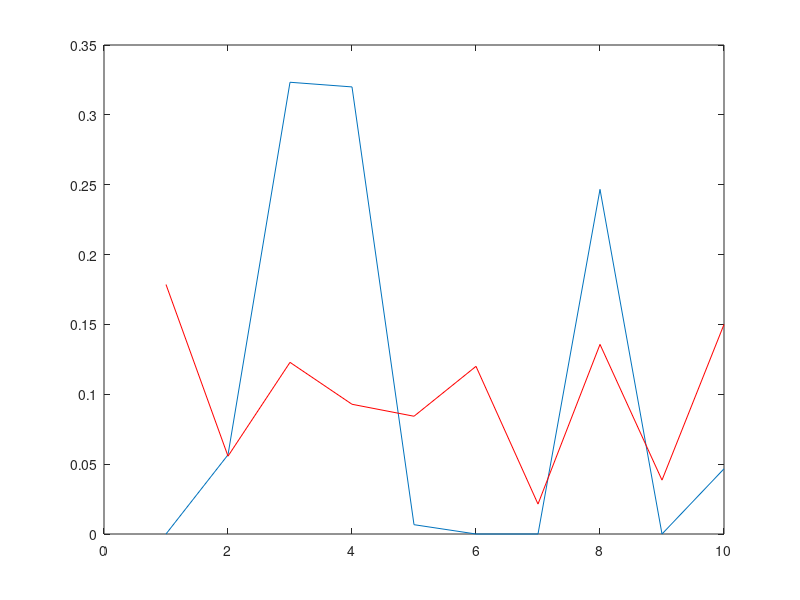

MATLAB code to generate this figure:
k = 10;
mu_1 = [2,3];
sigma_1 = [1,1.5;1.5,3];

mu_2 = [4,6];
sigma_2 = [4,6;6,12];

rng(2)  % For reproducibility
A = mvnrnd(mu_1,sigma_1,300);
B = mvnrnd(mu_2,sigma_2,700);
r = [A;B];

idx = kmeans(r,k);
idx_A = idx(1:300,:);
idx_B = idx(301:1000,:);
num_A = 1:k;
num_B = 1:k;

for i = 1:k
    num_A(i) = length(find(idx_A==i));
    num_B(i) = length(find(idx_B==i));
end

num_A = num_A/300;
num_B = num_B/700;
plot(1:10,num_A)
hold on
plot(1:10,num_B,'r')
